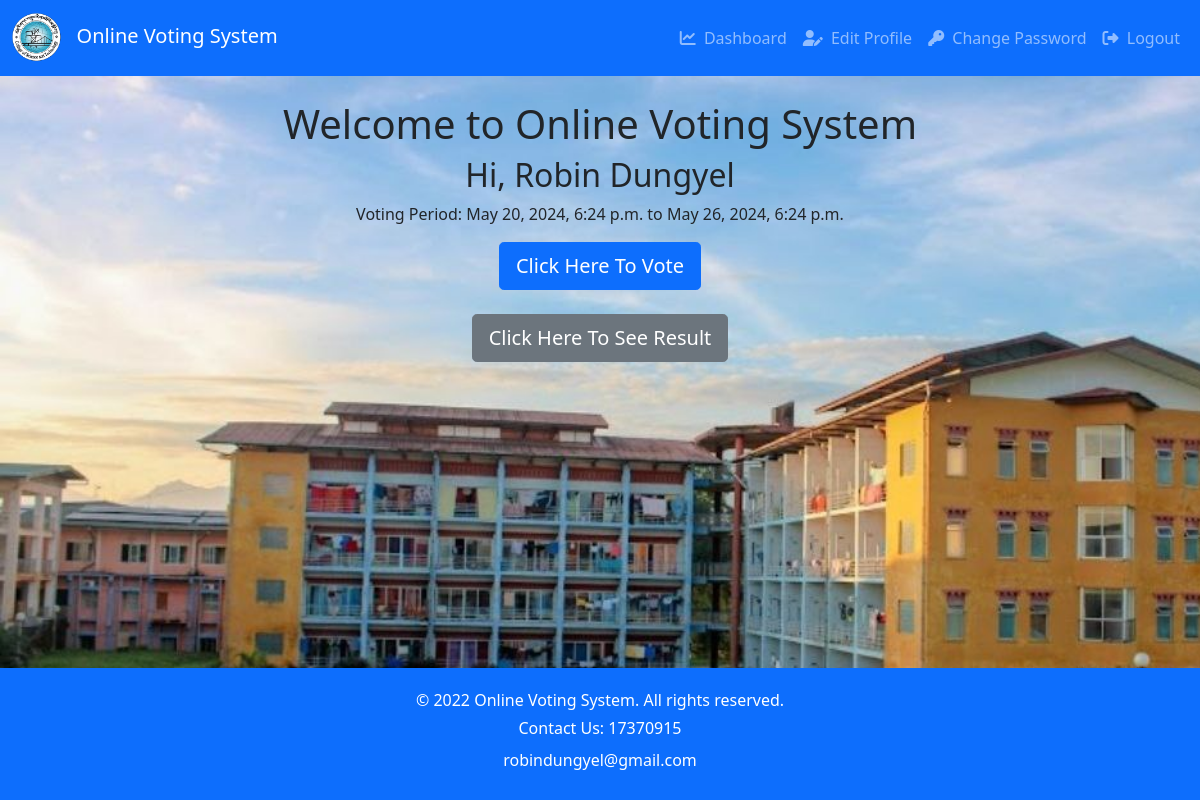
Page /dashboard/ (signed in) on the committed database.
### votingapp/models.py (models this page shows, shortened)
class Time(models.Model):
    voting_start = models.DateTimeField()
    voting_end = models.DateTimeField()

### votingapp/decorators.py (the view)
    def _wrapped_view_func(request, *args, **kwargs):
        if request.user.username not in settings.AUTHORIZED_USERS:
            messages.error(request, 'You are not authorized to access this page.')
            return redirect('home')
        return view_func(request, *args, **kwargs)

### votingapp/views.py (called while the page is built)
@login_required
@authorized_user_required
def dashboardView(request):
    voting_time = Time.objects.first()
    voting_open = False
    if voting_time:
        now = get_current_time()
        voting_open = voting_time.voting_start <= now <= voting_time.voting_end
    return render(request, "dashboard.html", {'voting_open': voting_open, 'voting_time': voting_time})

def get_current_time():
    tz = pytz.timezone('Asia/Kolkata')  # Use the same timezone as set in settings.py
    return timezone.now().astimezone(tz)

### votingapp/templates/dashboard.html (shortened to what this page needs)
{% extends "base.html" %}
{% block content %}
<br>
<h1 class="text-center animate__animated fadeIn">Welcome to Online Voting System</h1>
<h2 class="text-center animate__animated fadeIn">Hi, {{ request.user.get_full_name }}</h2>
{% if voting_time %}
  <p class="text-center">Voting Period: {{ voting_time.voting_start }} to {{ voting_time.voting_end }}</p>
{% endif %}
<div class="container text-center">
  <div class="row justify-content-center">
    <div class="col-md-6 mb-4">
      <a class="btn btn-primary btn-lg btn-block animate__animated fadeIn"
         href="{% url 'position' %}"
         {% if not voting_open %}onclick="alert('The voting portal is closed.'); return false;"{% endif %}>
        Click Here To Vote
      </a>
    </div>
    <div class="col-md-7 mb-4">
      <a class="btn btn-secondary btn-lg btn-block animate__animated fadeIn"
         href="{% url 'result' %}"
         {% if voting_open %}onclick="alert('Voting is not yet over.'); return false;"{% endif %}>
        Click Here To See Result
      </a>
    </div>
  </div>
</div>
{% endblock %}

### votingapp/templates/base.html (style rules this page uses)
body { display: flex; flex-direction: column; min-height: 100vh; }

### votingapp/templates/dashboard.html (style rules this page uses)
body { background: linear-gradient(45deg, #b57bee, #00e3fd); background-image: url("/static/back.jpg"); background-repeat: no-repeat; background-attachment: fixed; background-size: cover; }
.animate__animated.fadeIn { animation: fadeIn 4s; }

### rows in the picture
Time: voting_start "May 20, 2024, 6:24 p.m.", voting_end "May 26, 2024, 6:24 p.m."

### other values in the picture
{{ request.user.get_full_name }} "Robin Dungyel"
